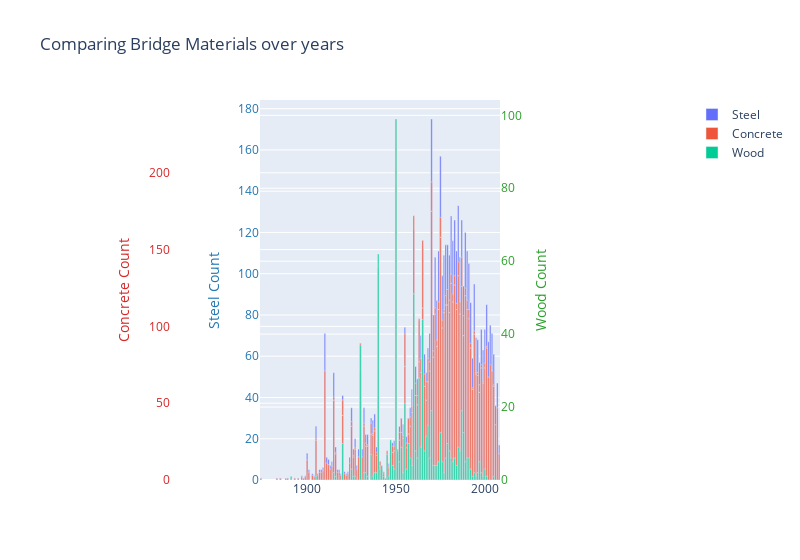

The notebook cell this image was saved under:
### Code cell
import plotly.graph_objects as go

fig = go.Figure()

fig.add_trace(go.Bar(
    x=df4['yearBuilt'],
    y=df4['material_count'],
    name="Steel"
))


fig.add_trace(go.Bar(
    x=df5['yearBuilt'],
    y=df5['material_count'],
    name="Concrete",
    yaxis="y2"
))

fig.add_trace(go.Bar(
    x=df7['yearBuilt'],
    y=df7['material_count'],
    name="Wood",
    yaxis="y3"
))

#fig.add_trace(go.Bar(
#    x=df8['yearBuilt'],
#    y=df8['material_count'],
#    name="Other",
#    yaxis="y4"
#))


# Create axis objects
fig.update_layout(
    xaxis=dict(
        domain=[0.3, 0.7]
    ),
    yaxis=dict(
        title="Steel Count",
        titlefont=dict(
            color="#1f77b4"
        ),
        tickfont=dict(
            color="#1f77b4"
        )
    ),
    yaxis2=dict(
        title="Concrete Count",
        titlefont=dict(
            color="#d62728"
        ),
        tickfont=dict(
            color="#d62728"
        ),
        anchor="free",
        overlaying="y",
        side="left",
        position=0.15
    ),
    yaxis3=dict(
        title="Wood Count",
        titlefont=dict(
            color="#2ca02c"
        ),
        tickfont=dict(
            color="#2ca02c"
        ),
        anchor="x",
        overlaying="y",
        side="right"
    ),
#    yaxis4=dict(
#        title="Other Count",
#        titlefont=dict(
#            color="#9467bd"
#        ),
#        tickfont=dict(
#            color="#9467bd"
#        ),
#        anchor="free",
#        overlaying="y",
#        side="right",
#        position=0.85
#    )
)

# Update layout properties
fig.update_layout(
    title_text="Comparing Bridge Materials over years",
    width=800,
)

fig.show()

### Figure 1 — Plotly figure (JSON) as saved in the notebook; plotly's stock layout.template omitted (floating-point values rounded to 4 significant figures; data arrays with more than 128 entries replaced by an {"elided": "..."} marker saying what was removed)
{"data": [{"name": "Steel", "type": "bar", "x": [1874, 1883, 1885, 1888, 1889, 1893, 1895, 1897, 1898, 1899, 1900, 1901, 1903, 1904, 1905, 1906, 1907, 1908, 1909, 1910, 1911, 1912, 1913, 1914, 1915, 1916, 1917, 1918, 1919, 1920, 1921, 1922, 1923, 1924, 1925, 1926, 1927, 1928, 1929, 1930, 1931, 1932, 1933, 1934, 1936, 1937, 1938, 1939, 1940, 1941, 1942, 1943, 1944, 1945, 1946, 1947, 1948, 1949, 1950, 1951, 1952, 1953, 1954, 1955, 1956, 1957, 1958, 1959, 1960, 1961, 1962, 1963, 1964, 1965, 1966, 1967, 1968, 1969, 1970, 1971, 1972, 1973, 1974, 1975, 1976, 1977, 1978, 1979, 1980, 1981, 1982, 1983, 1984, 1985, 1986, 1987, 1988, 1989, 1990, 1991, 1992, 1993, 1994, 1995, 1996, 1997, 1998, 1999, 2000, 2001, 2002, 2003, 2004, 2005, 2006, 2007, 2008], "y": [1, 1, 1, 1, 1, 1, 1, 2, 1, 2, 13, 5, 3, 2, 26, 3, 5, 5, 6, 71, 11, 10, 7, 9, 52, 16, 5, 5, 3, 41, 4, 3, 4, 11, 35, 15, 20, 7, 15, 52, 15, 35, 22, 22, 30, 29, 32, 16, 76, 9, 3, 4, 1, 12, 8, 13, 18, 19, 136, 12, 26, 30, 27, 74, 21, 30, 35, 44, 121, 55, 49, 77, 70, 112, 61, 52, 64, 71, 175, 80, 108, 87, 111, 157, 99, 109, 114, 114, 109, 128, 116, 126, 111, 133, 108, 126, 94, 120, 111, 105, 86, 59, 95, 69, 68, 57, 73, 63, 73, 85, 67, 75, 71, 61, 36, 47, 17]}, {"name": "Concrete", "type": "bar", "x": {"elided": "201 int values"}, "y": {"elided": "201 int values"}, "yaxis": "y2"}, {"name": "Wood", "type": "bar", "x": [1891, 1905, 1915, 1916, 1920, 1925, 1926, 1927, 1930, 1932, 1933, 1934, 1936, 1937, 1938, 1939, 1940, 1941, 1942, 1943, 1945, 1946, 1947, 1948, 1949, 1950, 1951, 1952, 1953, 1954, 1955, 1956, 1957, 1958, 1959, 1960, 1961, 1962, 1963, 1964, 1965, 1966, 1967, 1968, 1969, 1970, 1971, 1972, 1973, 1974, 1975, 1976, 1977, 1978, 1979, 1980, 1981, 1982, 1983, 1984, 1985, 1986, 1987, 1988, 1989, 1990, 1991, 1992, 1993, 1994, 1995, 1996, 1997, 1998, 1999, 2000, 2001, 2005], "y": [1, 1, 2, 1, 10, 3, 1, 1, 37, 2, 2, 1, 7, 1, 2, 2, 62, 3, 4, 1, 7, 1, 11, 4, 3, 99, 8, 5, 9, 2, 21, 3, 10, 6, 4, 51, 8, 6, 28, 9, 44, 8, 12, 15, 6, 19, 4, 4, 4, 5, 13, 5, 2, 6, 10, 8, 6, 5, 6, 4, 9, 8, 19, 13, 5, 6, 6, 3, 1, 2, 1, 2, 5, 2, 1, 3, 1, 1], "yaxis": "y3"}], "layout": {"title": {"text": "Comparing Bridge Materials over years"}, "width": 800, "xaxis": {"domain": [0.3, 0.7]}, "yaxis": {"tickfont": {"color": "#1f77b4"}, "title": {"font": {"color": "#1f77b4"}, "text": "Steel Count"}}, "yaxis2": {"anchor": "free", "overlaying": "y", "position": 0.15, "side": "left", "tickfont": {"color": "#d62728"}, "title": {"font": {"color": "#d62728"}, "text": "Concrete Count"}}, "yaxis3": {"anchor": "x", "overlaying": "y", "side": "right", "tickfont": {"color": "#2ca02c"}, "title": {"font": {"color": "#2ca02c"}, "text": "Wood Count"}}}}
